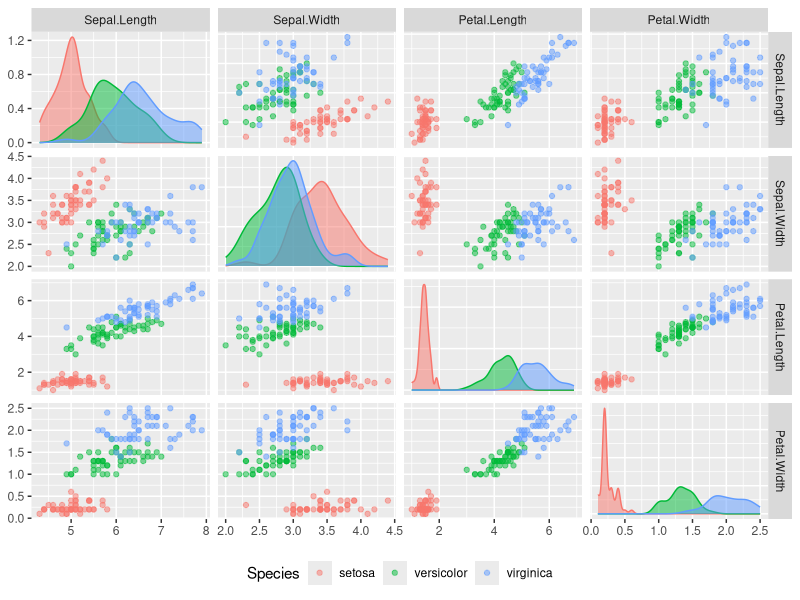

The R source for this figure:
df <- iris
str(df)
summary(df)
library(GGally)
# 散布図行列
ggpairs(df,
    columns = 1:4,
    mapping = aes(fill = Species, colour = Species),
    upper = list(continuous = wrap('points', alpha = 0.5)),
    diag = list(continuous = wrap('densityDiag', alpha = 0.5)),
    lower = list(continuous = wrap('points', alpha = 0.5)),
    legend = 2) +
theme(legend.position = 'bottom')